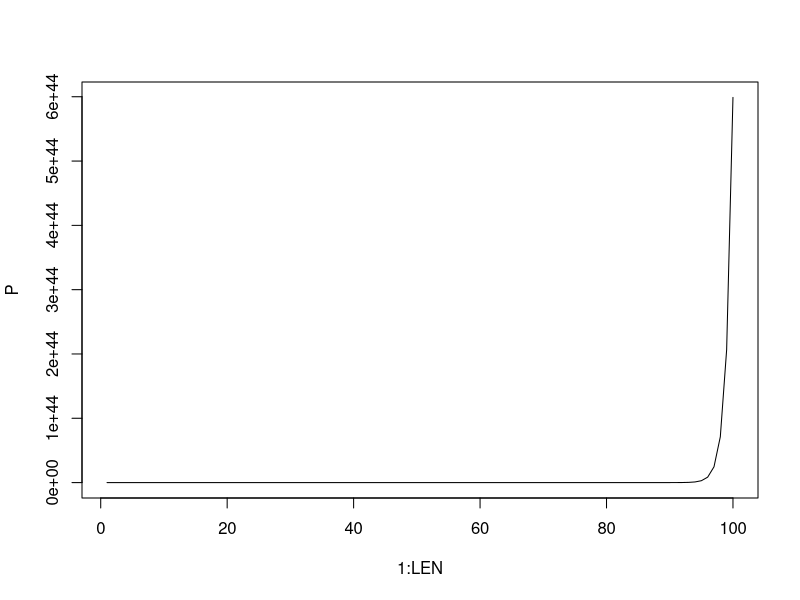

Source code (R):
LEN = 100
p0 = .1
P = array(LEN)
P[1] = p0;
r = 1.9


for (t in 2:LEN) {
  P[t] = P[t-1]+r*P[t-1];
}
plot(1:LEN, P, type="l")